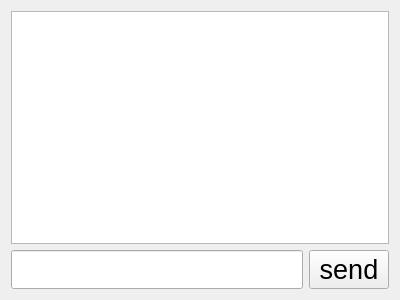
<?xml version="1.0" encoding="UTF-8"?>
<ui version="4.0">
 <class>P2pchat</class>
 <widget class="QWidget" name="P2pchat">
  <property name="geometry">
   <rect>
    <x>0</x>
    <y>0</y>
    <width>400</width>
    <height>300</height>
   </rect>
  </property>
  <property name="windowTitle">
   <string>Form</string>
  </property>
  <layout class="QVBoxLayout" name="verticalLayout_2">
   <item>
    <layout class="QVBoxLayout" name="verticalLayout">
     <item>
      <widget class="QListWidget" name="msg_show"/>
     </item>
     <item>
      <layout class="QHBoxLayout" name="horizontalLayout">
       <item>
        <widget class="QLineEdit" name="msg_input">
         <property name="font">
          <font>
           <pointsize>20</pointsize>
          </font>
         </property>
        </widget>
       </item>
       <item>
        <widget class="QPushButton" name="sendmsg">
         <property name="font">
          <font>
           <pointsize>20</pointsize>
          </font>
         </property>
         <property name="text">
          <string>send</string>
         </property>
        </widget>
       </item>
      </layout>
     </item>
    </layout>
   </item>
  </layout>
 </widget>
 <resources/>
 <connections/>
</ui>
